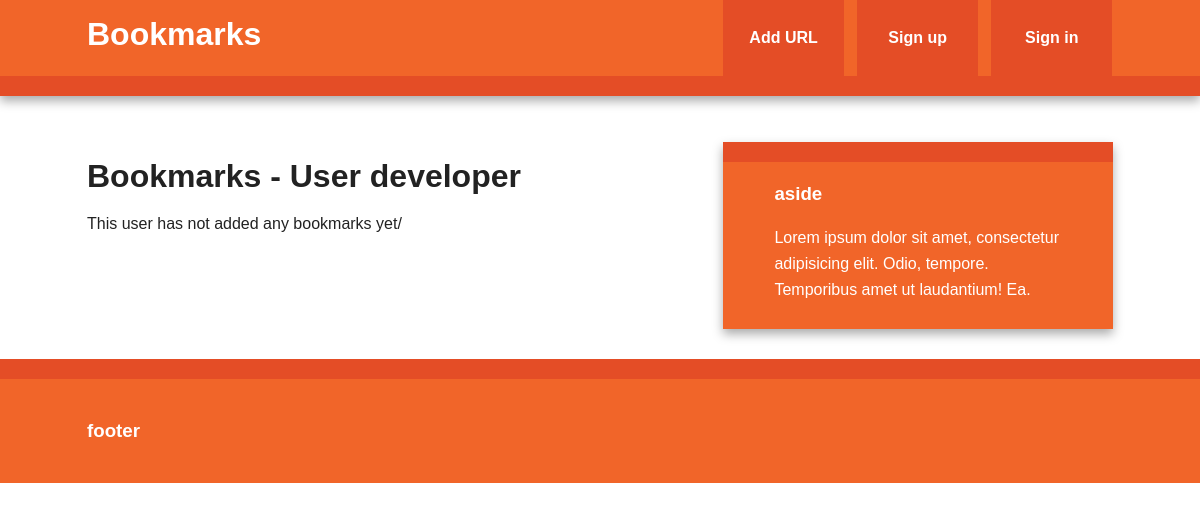
/user/developer, run on an earlier commit of the app's database.
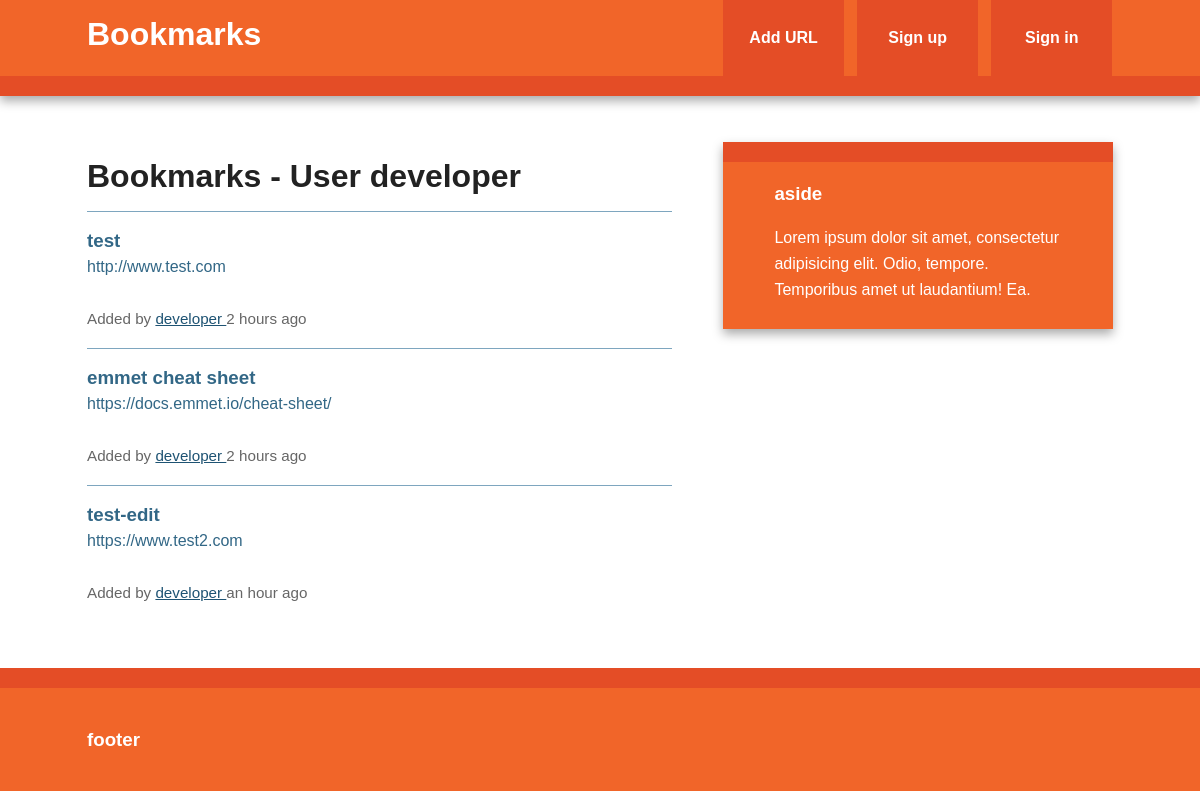
And on a later commit of the database.
### bookmarks/models.py (models this page shows, shortened)
class User(db.Model, UserMixin):
    id = db.Column(db.Integer, primary_key=True)
    username = db.Column(db.String(80), unique=True)
    email = db.Column(db.String(120), unique=True)
    bookmarks = db.relationship('Bookmark', backref='user', lazy='dynamic')
    password_hash = db.Column(db.String)
    @property
    def password(self):
        raise AttributeError('password: write-only field')

class Bookmark(db.Model):
    id = db.Column(db.Integer, primary_key=True)
    url = db.Column(db.Text, nullable=False)
    date = db.Column(db.DateTime, default=datetime.utcnow)
    description = db.Column(db.String(300))
    user_id = db.Column(db.Integer, db.ForeignKey('user.id'), nullable=False)

### bookmarks/views.py (the view)
@app.route('/user/<username>')
def user(username):
    user = User.query.filter_by(username=username).first_or_404()
    return render_template('user.html', user=user)

### bookmarks/templates/user.html (shortened to what this page needs)
{% extends "base.html" %}
{% block content %}
<article>
  <header>
    <h1>Bookmarks - User {{ user.username }}</h1>
    {% if user.bookmarks.count() > 0 %}
      {% with bookmarks=user.bookmarks %}
        {% include "bookmark_list.html" %}
      {% endwith %}
    {% else %}
      This user has not added any bookmarks yet/
    {% endif %}
  </header>
</article>
{% endblock %}

### bookmarks/templates/base.html (shortened to what this page needs)
<!doctype html>
<html class="no-js" lang="">
    <head>
        <link rel="stylesheet" href="{{ url_for('static', filename='css/normalize.min.css') }}">
        <link rel="stylesheet" href="{{ url_for('static', filename='css/main.css') }}">
    </head>
    <body>
        <div class="header-container">
            <header class="wrapper clearfix">
                <a href="{{ url_for('index') }}"><h1 class="title">Bookmarks</h1></a>
                <nav>
                    <ul>
                        <li><a href="{{ url_for('add')}}">Add URL</a></li>
                        {% if current_user.is_authenticated %}
                        <li><a href="{{ url_for('user', username=current_user.username) }}">My links</a></li>
                        <li><a href="{{ url_for('logout') }}">Sign out</a></li>
                        {% else %}
                        <li><a href="{{ url_for('signup') }}">Sign up</a></li>
                        <li><a href="{{ url_for('login') }}">Sign in</a></li>
                        {% endif %}
                    </ul>
                </nav>
            </header>
        </div>
        <div class="main-container">
            <div class="main wrapper clearfix">
              {% block content %}
              {% endblock %}
              {% block sidebar %}
                <aside>
                  <h3>aside</h3>
                  <p>Lorem ipsum dolor sit amet, consectetur adipisicing elit. Odio, tempore. Temporibus amet ut laudantium! Ea.</p>
                </aside>
              {% endblock %}
            </div>
        </div>
        <div class="footer-container">
            <footer class="wrapper">
                <h3>footer</h3>
            </footer>
        </div>
    </body>
</html>

### bookmarks/templates/bookmark_list.html (shortened to what this page needs)
<ul class="bookmarks">
  {% for bookmark in bookmarks %}
    <li>
      <a href="{{ bookmark.url }}" class="header">
        <h3 class="description">
          {{ bookmark.description|truncate(50, killwords=True) }}
        </h3>
        <span class="url">
          {{ bookmark.url|truncate(50, killwords=True) }}
        </span>
      </a>
      <div class="info">
        <br>
        Added by <a href="{{ url_for('user', username=bookmark.user.username) }}">
          {{ bookmark.user.username }}
        </a>
        {{ moment(bookmark.date).fromNow() }}
      </div>
    </li>
  {% endfor %}
</ul>

### bookmarks/static/css/main.css (style rules this page uses)
html { color: #222; font-size: 1em; line-height: 1.4; }
body { font: 16px/26px Helvetica, Helvetica Neue, Arial; }
.wrapper { width: 90%; margin: 0 5%; }
a, a:visited { color: #1E5373; }
ul.bookmarks { list-style: none none; padding-left: 0; }
ul.bookmarks li { padding-bottom: .5em; border-top: 1px solid #7EA6BF; padding: 1em 0; }
a.header { color: #326786; text-decoration: none; display: block; }
a.header h3 { margin: 0 0; }
div.info { font-size: .95em; color: #666666; }
.header-container { border-bottom: 20px solid #e44d26; }
.footer-container, .main aside { border-top: 20px solid #e44d26; }
.header-container, .footer-container, .main aside { background: #f16529; }
.title { color: white; }
nav ul { margin: 0; padding: 0; list-style-type: none; }
nav a { display: block; margin-bottom: 10px; padding: 15px 0; text-align: center; text-decoration: none; font-weight: bold; color: white; background: #e44d26; }
.main { padding: 30px 0; }
.main article h1 { font-size: 2em; }
.main aside { color: white; padding: 0px 5% 10px; }
.footer-container footer { color: white; padding: 20px 0; }
@media only screen and (min-width: 480px) { nav a { float: left; width: 27%; margin: 0 1.7%; padding: 25px 2%; margin-bottom: 0; } }
@media only screen and (min-width: 480px) { nav li:first-child a { margin-left: 0; } }
@media only screen and (min-width: 480px) { nav li:last-child a { margin-right: 0; } }
@media only screen and (min-width: 480px) { nav ul li { display: inline; } }
@media only screen and (min-width: 768px) { .header-container, .main aside { -webkit-box-shadow: 0 5px 10px #aaa; -moz-box-shadow: 0 5px 10px #aaa; box-shadow: 0 5px 10px #aaa; } }
@media only screen and (min-width: 768px) { .title { float: left; } }
@media only screen and (min-width: 768px) { nav { float: right; width: 38%; } }
@media only screen and (min-width: 768px) { .main article { float: left; width: 57%; } }
@media only screen and (min-width: 768px) { .main aside { float: right; width: 28%; } }
@media only screen and (min-width: 1140px) { .wrapper { width: 1026px; margin: 0 auto; } }
.clearfix:before, .clearfix:after { content: " "; display: table; }
.clearfix:after { clear: both; }
.clearfix { *zoom: 1; }

What changed in the data, as far as the page shows it:
added Bookmark: description "test", url "http://www.test.com", user.username "developer", date "2 hours ago"
added Bookmark: description "emmet cheat sheet", url "https://docs.emmet.io/cheat-sheet/", user.username "developer", date "2 hours ago"
added Bookmark: description "test-edit", url "https://www.test2.com", user.username "developer", date "an hour ago"
Also different on the page:
text no longer shown: "This user has not added any bookmarks yet/"
